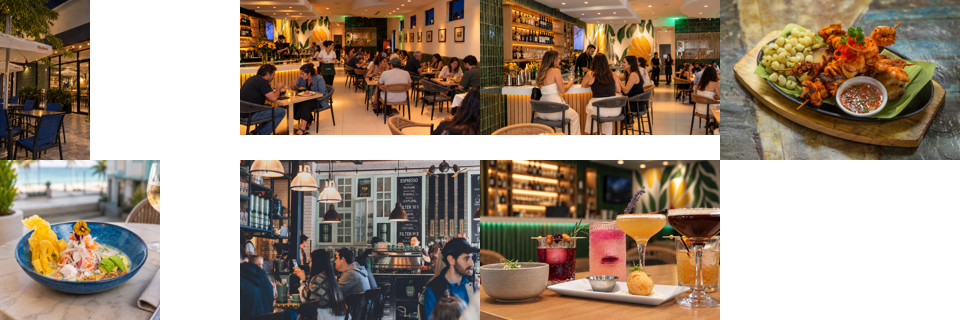
#> input picture scratch/candidates.png, 960 x 320 px, given in place of test_mobile_default_4_3_pos35.jpg, which was not available
$ python analyze_mobile_results.py
#> lines starting #> are read from the running program, lines starting #| are printed output that depends on the picture; after the words box and inside, x2 and y2 are one past the last pixel; in counts of white or black regions, pixels touching at a corner belong together
from PIL import Image
import numpy as np

for name in ['test_mobile_default_4_3_pos35.jpg', 'test_mobile_square_pos35.jpg', 'test_mobile_5_4_pos35.jpg']:
    p = f'scratch/{name}'
    im = Image.open(p)
#> im is the input picture: PIL image 960x320 RGB; mean R, G, B 160.7, 143.5, 126.4
    arr = np.array(im)
    w, h = im.size
#> w = 960; h = 320
    print(f"\n=== {name} ({w}x{h}) ===")
#| === test_mobile_default_4_3_pos35.jpg (960x320) ===

    # find container
    is_shot = ~((arr[:, :, 0] < 25) & (arr[:, :, 1] < 75) & (arr[:, :, 2] < 55))
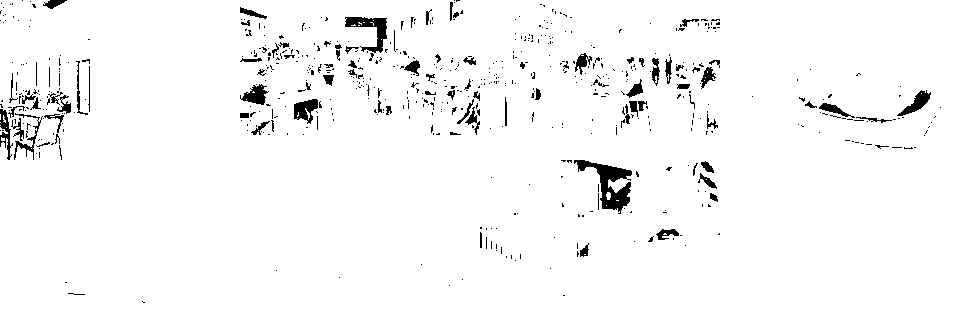
#> is_shot: shape (320, 960) bool; 96.8% white; 621 black regions (530 under 20 px), largest, box (x1, y1, x2, y2) and area: (574, 160, 632, 214) 1166, (345, 17, 387, 53) 611, (294, 99, 318, 124) 365
    sy, sx = np.where(is_shot)
    if len(sy) == 0:
        continue
    top, bottom = sy.min(), sy.max()
#> top = 0; bottom = 319
    left, right = sx.min(), sx.max()
#> left = 0; right = 959
    cw, ch = right - left, bottom - top
#> cw = 959; ch = 319
    print(f"Container: {cw}x{ch} (AR: {cw/ch:.3f})")
#| Container: 959x319 (AR: 3.006)

    crop = arr[top:bottom, left:right]
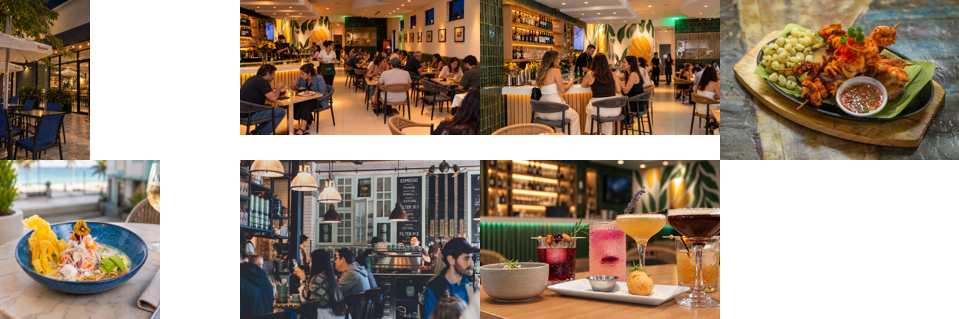
#> crop: shape (319, 959, 3); mean R, G, B 160.6, 143.4, 126.3
    # Check top row:
    print(f"Top row at cx: {crop[0, cw//2]}")
#| Top row at cx: [165 123  97]
    # Find bowl top rim:
    bowl_top = None
    for y in range(0, ch):
        r, g, b = crop[y, cw//2][:3]
        if r > 130 and g < 80 and b < 30:
            bowl_top = y
            break
#> this loop made 319 passes
#> (r, g, b) on passes 1 to 3: (165, 123, 97), (169, 125, 99), (170, 128, 101)
    print(f"Bowl top rim rel to container top: {bowl_top}px")

    # Find plate bottom:
    white = (crop[:, :, 0] > 180) & (crop[:, :, 1] > 180) & (crop[:, :, 2] > 180)
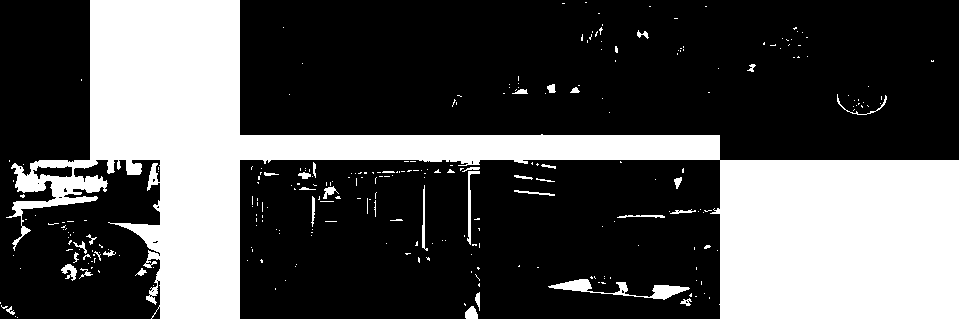
#> white: shape (319, 959) bool; 31.1% white; 282 white regions (244 under 20 px), largest, box (x1, y1, x2, y2) and area: (6, 0, 959, 319) 91170, (548, 279, 690, 300) 887, (467, 171, 480, 245) 231
    wy, wx = np.where(white)
    if len(wy) > 0:
        margin_bottom = ch - 1 - wy.max()
#> margin_bottom = 0
        print(f"White plate bounds: Y=[{wy.min()}, {wy.max()}], margin to bottom: {margin_bottom}px")
#| White plate bounds: Y=[0, 318], margin to bottom: 0px
    else:
        print("White plate not found")
#> pass 2 of the loop `for name in ['test_mobile_default_4_3_pos35.jpg', 'test_mobile_square_..`:
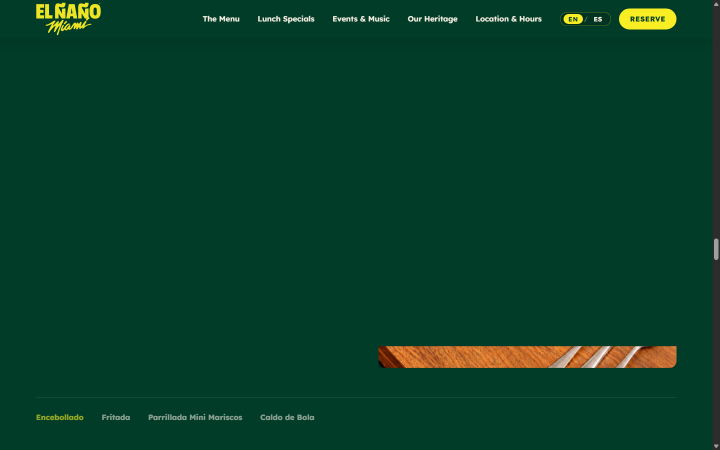
#> input picture scratch/carousel_view.png, 1440 x 900 px, given in place of test_mobile_square_pos35.jpg, which was not available (shown at 1/2 size)
#> im is the input picture: PIL image 1440x900 RGB; mean R, G, B 6.7, 62.5, 40.8
#| === test_mobile_square_pos35.jpg (1440x900) ===
#> `is_shot = ~((arr[:, :, 0] < 25) & (arr[:, :, 1] < 75) & (arr[:, :, 2] ..`:
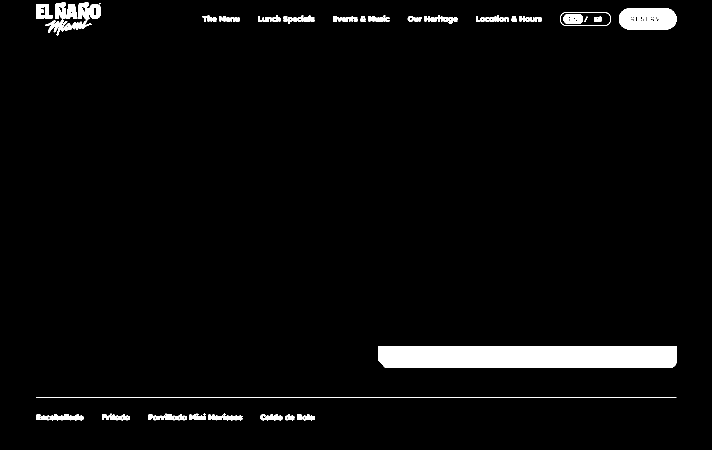
#> is_shot: shape (900, 1440) bool (shown at 1/2 size); 4.4% white; 54 white regions (9 under 20 px), largest, box (x1, y1, x2, y2) and area: (757, 692, 1353, 736) 26088, (1425, 0, 1440, 900) 13500, (1238, 17, 1353, 59) 4233
#> bottom = 899
#> left = 72; right = 1439
#> cw = 1367; ch = 899
#| Container: 1367x899 (AR: 1.521)
#> crop: shape (899, 1367, 3)
#| Top row at cx: [ 0 60 39]
#> the loop `for y in range(0, ch):` made 899 passes
#> (r, g, b) on passes 1 to 3: (0, 60, 39), (0, 60, 39), (0, 60, 39)
#> `white = (crop[:, :, 0] > 180) & (crop[:, :, 1] > 180) & (crop[:, :, 2]..`:
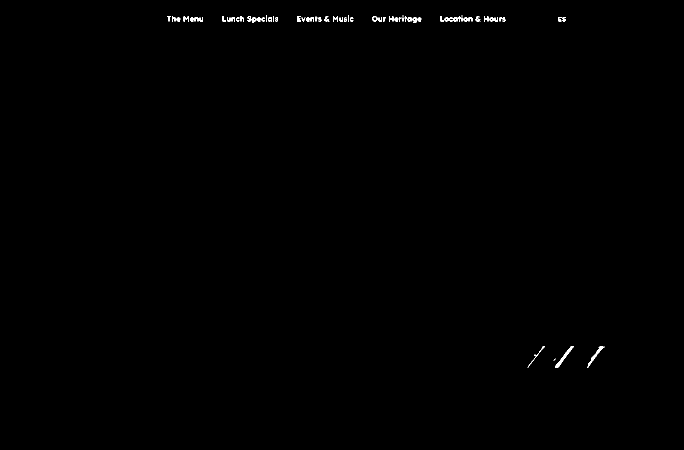
#> white: shape (899, 1367) bool (shown at 1/2 size); 0.23% white in thin lines or dots, all inside (x1, y1, x2, y2) = (334, 31, 1210, 736)
#> wy = 2871 values from 31 to 735; wx = 2871 values, max 1209 at index 2263, min 334 at index 8, mean 790.8
#> margin_bottom = 163
#| White plate bounds: Y=[31, 735], margin to bottom: 163px
